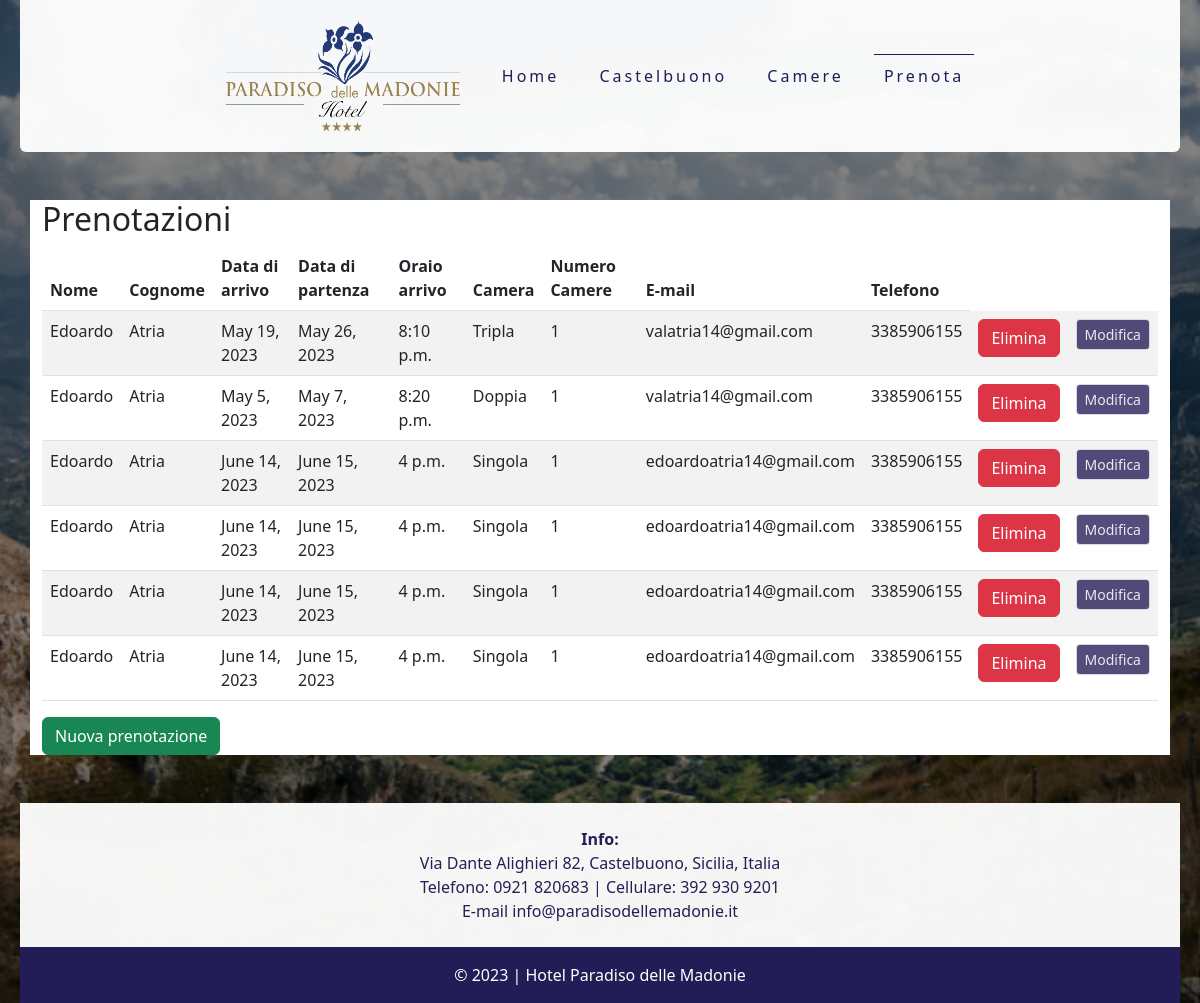
/HotelMadonie/prenotazioni/, run on the app's committed database.
### HotelMadonie/models.py (models this page shows, shortened)
class Prenotazione(models.Model):
    TIPI_CAMERA = [
        ('Singola', 'Singola'),
        ('Doppia', 'Doppia'),
        ('Tripla', 'Tripla'),
    ]
    tipo_camera = models.CharField(max_length=100, choices=TIPI_CAMERA)
    nome = models.CharField(max_length=100)
    cognome = models.CharField(max_length=100)
    email = models.EmailField(default='')
    numero = models.CharField(max_length=15)
    data_arrivo = models.DateField()
    data_partenza = models.DateField()
    ora_arrivo = models.TimeField()
    num_camere = models.IntegerField()

### HotelMadonie/views.py (the view)
# urls.py: path('prenotazioni/', views.PrenotazioniListView.as_view(), name='prenotazioni'),
class PrenotazioniListView(ListView):
    model = Prenotazione
    template_name = 'HotelMadonie/prenotazioni.html'
    context_object_name = 'prenotazioni'
    def get_context_data(self, **kwargs):
        context = super().get_context_data(**kwargs)
        logo = HotelMadonie.objects.get(titolo='Logo')
        sfondo2 = HotelMadonie.objects.get(titolo='Sfondo2')
        context['logo'] = logo.immagine
        context['sfondo2'] = sfondo2.immagine
        return context

### HotelMadonie/templates/HotelMadonie/prenotazioni.html (shortened to what this page needs)
{% extends 'HotelMadonie/common.html' %}
{% load static %}
{% block content %}
<nav class="navbar rounded-bottom" style="background-color: #fffffff4; max-width: 1200px; margin: 0 auto;">
  <div class="container-fluid d-flex justify-content-center">
    <a class="navbar-brand mr-auto" href="{% url 'Home' %}">
      <img src="{{ logo.url }}" alt="Logo Hotel Madonie" width="250" height="125" class="d-inline-block align-text-top">
    </a>
    <div class="ml-auto">
      <a type="a" class="btn-custom mx-2" style="padding: 10px"  href="{% url 'Home' %}">Home</a>
      <a type="a" class="btn-custom mx-2" style="padding: 10px" href="{% url 'Castelbuono' %}">Castelbuono</a>
      <a type="a" class="btn-custom mx-2" style="padding: 10px" href="{% url 'Camere' %}">Camere</a>
      <a type="a" class="btn-custom btn-pagina-corrente mx-2" style="padding: 10px" href="{% url 'nuova_prenotazione' %}">Prenota</a>
    </div>
  </div>
</nav>
<div class="container mt-5" style="background-color:  white">
  <h2>Prenotazioni</h2>
  <table class="table table-striped">
    <thead>
      <tr>
        <th>Nome</th>
        <th>Cognome</th>
        <th>Data di arrivo</th>
        <th>Data di partenza</th>
        <th>Oraio arrivo</th>
        <th>Camera</th>
        <th>Numero Camere</th>
        <th>E-mail</th>
        <th>Telefono</th>
      </tr>
    </thead>
    <tbody>
      {% for prenotazione in prenotazioni %}
      <tr>
        <td>{{ prenotazione.nome }}</td>
        <td>{{ prenotazione.cognome }}</td>
        <td>{{ prenotazione.data_arrivo }}</td>
        <td>{{ prenotazione.data_partenza }}</td>
        <td>{{ prenotazione.ora_arrivo }}</td>
        <td>{{ prenotazione.tipo_camera }}</td>
        <td>{{ prenotazione.num_camere }}</td>
        <td>{{ prenotazione.email }}</td>
        <td>{{ prenotazione.numero }}</td>
        <td>
          <form action="{% url 'elimina_prenotazione' prenotazione.pk %}" method="post">
              <button type="submit" class="btn btn-danger">Elimina</button>
          </form>
      </td>
      <td>
        <a href="{% url 'modifica_prenotazione' prenotazione.pk %}" class="btn btn-primary btn-sm">Modifica</a>
      </td>
      </tr>
      {% empty %}
      <tr>
        <td colspan="8">Nessuna prenotazione</td>
      </tr>
      {% endfor %}
    </tbody>
  </table>
  <a href="{% url 'nuova_prenotazione' %}" class="btn btn-success">Nuova prenotazione</a>
</div>
{% endblock %}

### HotelMadonie/templates/HotelMadonie/common.html (shortened to what this page needs)
<!doctype html>
<html lang="en">
  <head>
    {% load static %}
    <link href="https://cdn.jsdelivr.net/npm/bootstrap@5.3.0-alpha1/dist/css/bootstrap.min.css" rel="stylesheet">
    <link rel="stylesheet" type="text/css" href="{% static 'HotelMadonie/css/style.css' %}">
  </head>
  <body>
{% block content %}
{% endblock %}
    <footer class="text-center" style="background-color: #fffffff4; bottom: 0; width: 100%;">
        <div class="container p-4 mt-5" style="color: rgb(36, 31, 84)">
          <strong>Info:</strong>
          <br>Via Dante Alighieri 82, Castelbuono, Sicilia, Italia <br>
          Telefono: 0921 820683 | Cellulare: 392 930 9201
          <br>
          E-mail
          info@paradisodellemadonie.it</div>
        <div class="text-center p-3 text-white" style="background-color: #221c57;">
          © 2023 | Hotel Paradiso delle Madonie  </div>
      </footer>
    </body>
  </html>

### HotelMadonie/static/HotelMadonie/css/style.css (style rules this page uses)
.btn-primary { color: #ffffffe0; background-color: #221c57c7; border-color: #ffffffc6; }
body { padding: 0 20px; }
.btn-custom { border: none; outline: none; background-color: transparent; color: #221c57; text-decoration: none; line-height: 30px; letter-spacing: 3px; border-bottom: 3px solid transparent; }
.btn-pagina-corrente { border-top: 1px solid #221c57; padding-bottom: 2px; }

### data on the page
Prenotazione: nome "Edoardo", cognome "Atria", data_arrivo "May 19, 2023", data_partenza "May 26, 2023", ora_arrivo "8:10 p.m.", tipo_camera "Tripla", num_camere "1", email "valatria14@gmail.com", numero "3385906155"
Prenotazione: nome "Edoardo", cognome "Atria", data_arrivo "May 5, 2023", data_partenza "May 7, 2023", ora_arrivo "8:20 p.m.", tipo_camera "Doppia", num_camere "1", email "valatria14@gmail.com", numero "3385906155"
Prenotazione: nome "Edoardo", cognome "Atria", data_arrivo "June 14, 2023", data_partenza "June 15, 2023", ora_arrivo "4 p.m.", tipo_camera "Singola", num_camere "1", email "edoardoatria14@gmail.com", numero "3385906155"
Prenotazione: nome "Edoardo", cognome "Atria", data_arrivo "June 14, 2023", data_partenza "June 15, 2023", ora_arrivo "4 p.m.", tipo_camera "Singola", num_camere "1", email "edoardoatria14@gmail.com", numero "3385906155"
Prenotazione: nome "Edoardo", cognome "Atria", data_arrivo "June 14, 2023", data_partenza "June 15, 2023", ora_arrivo "4 p.m.", tipo_camera "Singola", num_camere "1", email "edoardoatria14@gmail.com", numero "3385906155"
Prenotazione: nome "Edoardo", cognome "Atria", data_arrivo "June 14, 2023", data_partenza "June 15, 2023", ora_arrivo "4 p.m.", tipo_camera "Singola", num_camere "1", email "edoardoatria14@gmail.com", numero "3385906155"
